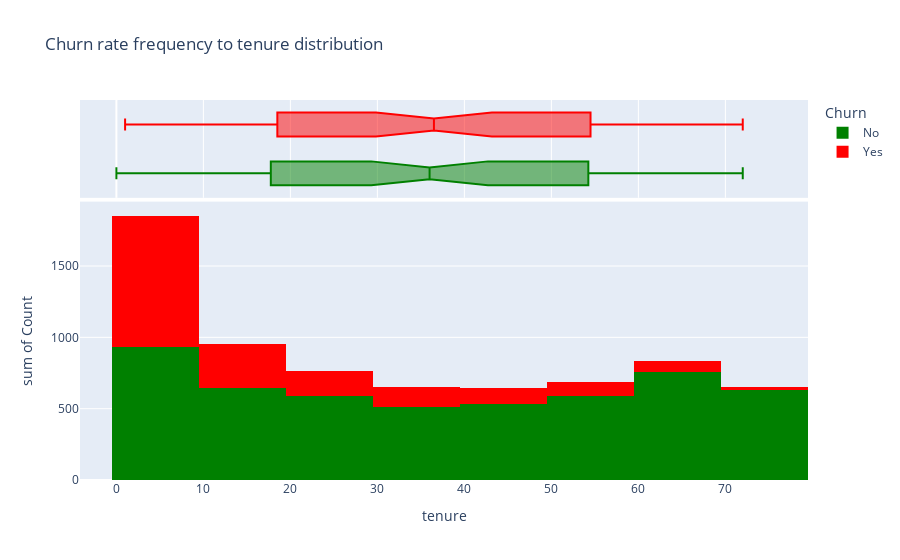

Write notebook code for a chart like this one.
### Code cell
hist('tenure')
hist('MonthlyCharges')
hist('TotalCharges')

### Figure 1 — Plotly figure (JSON) as saved in the notebook; plotly's stock layout.template omitted (floating-point values rounded to 4 significant figures)
{"data": [{"alignmentgroup": "True", "bingroup": "x", "histfunc": "sum", "hovertemplate": "Churn=No<br>tenure=%{x}<br>sum of Count=%{y}<extra></extra>", "legendgroup": "No", "marker": {"color": "green", "pattern": {"shape": ""}}, "name": "No", "offsetgroup": "No", "orientation": "v", "showlegend": true, "type": "histogram", "x": [0, 1, 2, 3, 4, 5, 6, 7, 8, 9, 10, 11, 12, 13, 14, 15, 16, 17, 18, 19, 20, 21, 22, 23, 24, 25, 26, 27, 28, 29, 30, 31, 32, 33, 34, 35, 36, 37, 38, 39, 40, 41, 42, 43, 44, 45, 46, 47, 48, 49, 50, 51, 52, 53, 54, 55, 56, 57, 58, 59, 60, 61, 62, 63, 64, 65, 66, 67, 68, 69, 70, 71, 72], "xaxis": "x", "y": [11, 233, 115, 106, 93, 69, 70, 80, 81, 73, 71, 68, 79, 71, 52, 62, 52, 61, 73, 54, 53, 46, 63, 72, 71, 56, 64, 59, 45, 57, 56, 49, 50, 50, 53, 73, 40, 50, 46, 42, 51, 56, 51, 50, 45, 55, 62, 54, 55, 51, 58, 60, 72, 56, 55, 55, 70, 57, 56, 52, 70, 68, 65, 68, 76, 67, 76, 88, 91, 87, 108, 164, 356], "yaxis": "y"}, {"alignmentgroup": "True", "hovertemplate": "Churn=No<br>tenure=%{x}<extra></extra>", "legendgroup": "No", "marker": {"color": "green"}, "name": "No", "notched": true, "offsetgroup": "No", "showlegend": false, "type": "box", "x": [0, 1, 2, 3, 4, 5, 6, 7, 8, 9, 10, 11, 12, 13, 14, 15, 16, 17, 18, 19, 20, 21, 22, 23, 24, 25, 26, 27, 28, 29, 30, 31, 32, 33, 34, 35, 36, 37, 38, 39, 40, 41, 42, 43, 44, 45, 46, 47, 48, 49, 50, 51, 52, 53, 54, 55, 56, 57, 58, 59, 60, 61, 62, 63, 64, 65, 66, 67, 68, 69, 70, 71, 72], "xaxis": "x2", "yaxis": "y2"}, {"alignmentgroup": "True", "bingroup": "x", "histfunc": "sum", "hovertemplate": "Churn=Yes<br>tenure=%{x}<br>sum of Count=%{y}<extra></extra>", "legendgroup": "Yes", "marker": {"color": "red", "pattern": {"shape": ""}}, "name": "Yes", "offsetgroup": "Yes", "orientation": "v", "showlegend": true, "type": "histogram", "x": [1, 2, 3, 4, 5, 6, 7, 8, 9, 10, 11, 12, 13, 14, 15, 16, 17, 18, 19, 20, 21, 22, 23, 24, 25, 26, 27, 28, 29, 30, 31, 32, 33, 34, 35, 36, 37, 38, 39, 40, 41, 42, 43, 44, 45, 46, 47, 48, 49, 50, 51, 52, 53, 54, 55, 56, 57, 58, 59, 60, 61, 62, 63, 64, 65, 66, 67, 68, 69, 70, 71, 72], "xaxis": "x", "y": [380, 123, 94, 83, 64, 40, 51, 42, 46, 45, 31, 38, 38, 24, 37, 28, 26, 24, 19, 18, 17, 27, 13, 23, 23, 15, 13, 12, 15, 16, 16, 19, 14, 12, 15, 10, 15, 13, 14, 13, 14, 14, 15, 6, 6, 12, 14, 9, 15, 10, 8, 8, 14, 13, 9, 10, 8, 11, 8, 6, 8, 5, 4, 4, 9, 13, 10, 9, 8, 11, 6, 6], "yaxis": "y"}, {"alignmentgroup": "True", "hovertemplate": "Churn=Yes<br>tenure=%{x}<extra></extra>", "legendgroup": "Yes", "marker": {"color": "red"}, "name": "Yes", "notched": true, "offsetgroup": "Yes", "showlegend": false, "type": "box", "x": [1, 2, 3, 4, 5, 6, 7, 8, 9, 10, 11, 12, 13, 14, 15, 16, 17, 18, 19, 20, 21, 22, 23, 24, 25, 26, 27, 28, 29, 30, 31, 32, 33, 34, 35, 36, 37, 38, 39, 40, 41, 42, 43, 44, 45, 46, 47, 48, 49, 50, 51, 52, 53, 54, 55, 56, 57, 58, 59, 60, 61, 62, 63, 64, 65, 66, 67, 68, 69, 70, 71, 72], "xaxis": "x2", "yaxis": "y2"}], "layout": {"autosize": true, "barmode": "relative", "legend": {"title": {"text": "Churn"}, "tracegroupgap": 0}, "title": {"text": "Churn rate frequency to tenure distribution"}, "xaxis": {"anchor": "y", "autorange": true, "domain": [0, 1], "range": [-4.184, 79.5], "title": {"text": "tenure"}, "type": "linear"}, "xaxis2": {"anchor": "y2", "autorange": true, "domain": [0, 1], "matches": "x", "range": [-4.184, 79.5], "showgrid": true, "showticklabels": false, "type": "linear"}, "yaxis": {"anchor": "x", "autorange": true, "domain": [0, 0.7326], "range": [0, 1952.0], "title": {"text": "sum of Count"}, "type": "linear"}, "yaxis2": {"anchor": "x2", "autorange": true, "domain": [0.7426, 1], "matches": "y2", "range": [-0.5, 1.5], "showgrid": false, "showline": false, "showticklabels": false, "ticks": "", "type": "category"}}}
